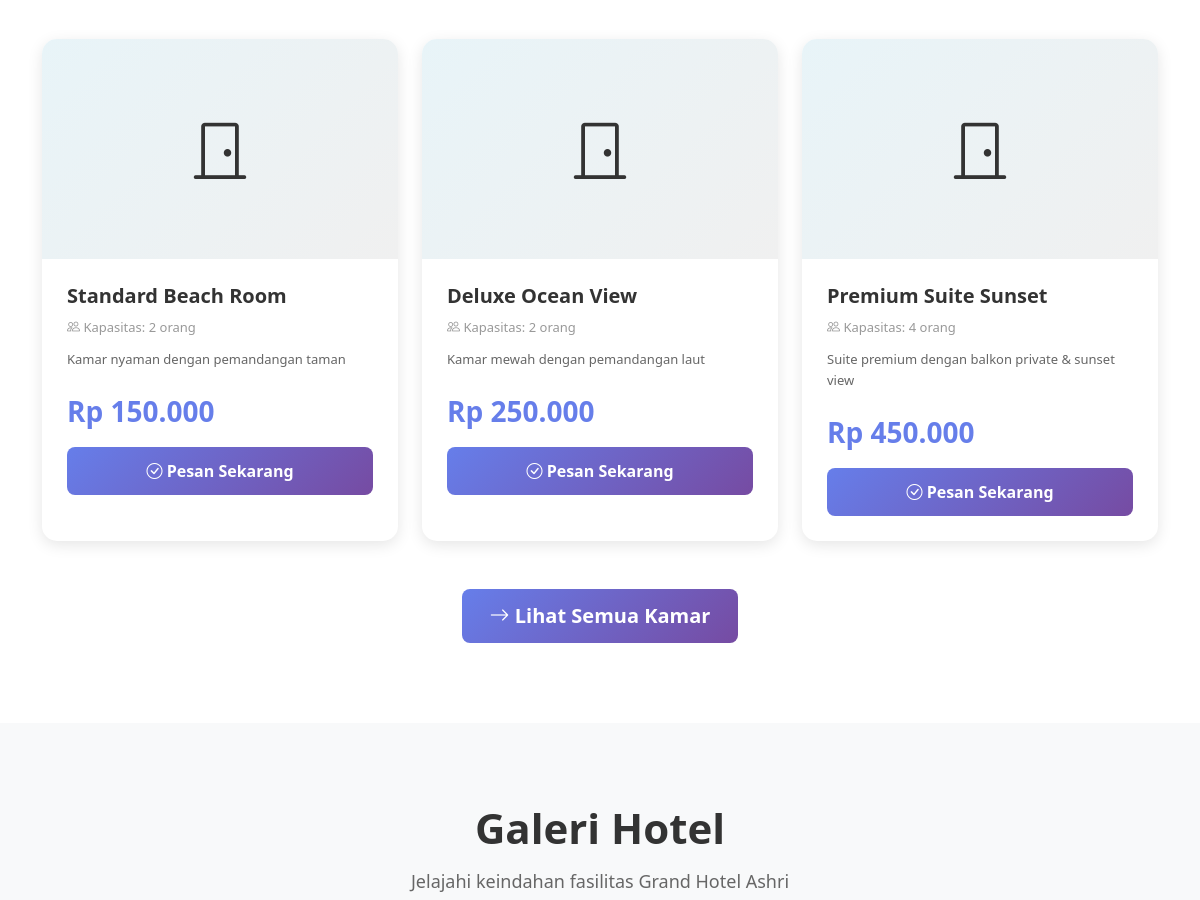
Before: / (middle part) with the older database file.
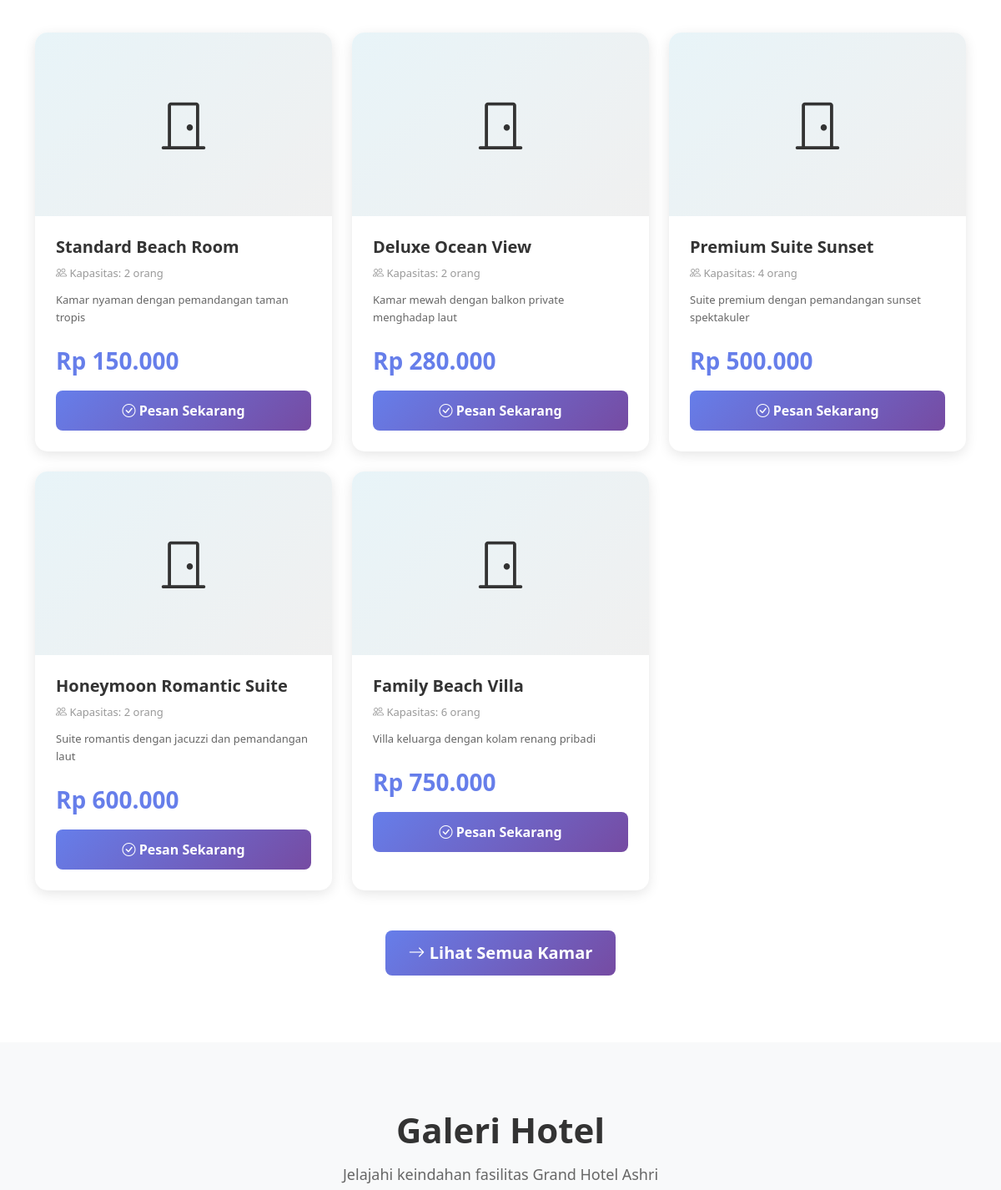
After: the same page with the newer database file.
### tables this page shows
CREATE TABLE `tipe_kamar` (
  `id_tipe` INT PRIMARY KEY AUTO_INCREMENT,
  `nama_tipe` VARCHAR(50) NOT NULL,
  `kapasitas` INT NOT NULL,
  `harga_malam` DECIMAL(10,2) NOT NULL,
  `deskripsi` TEXT,
  `foto_cover` VARCHAR(255),
  `created_at` TIMESTAMP DEFAULT CURRENT_TIMESTAMP
);

### includes/functions.php (called while the page is built, shortened)
<?php
function formatCurrency($amount) {
    return 'Rp ' . number_format($amount, 0, ',', '.');
}

### index.php (the view, shortened to what this page needs)
<?php
require_once 'includes/config.php';
require_once 'includes/functions.php';
$stmt = $pdo->query("SELECT * FROM tipe_kamar ORDER BY harga_malam ASC LIMIT 5");
$featured_rooms = $stmt->fetchAll();
?>
<!DOCTYPE html>
<html lang="en">
<head>
    <link href="https://cdn.jsdelivr.net/npm/bootstrap@5.3.0/dist/css/bootstrap.min.css" rel="stylesheet">
    <link href="https://cdn.jsdelivr.net/npm/bootstrap-icons@1.11.0/font/bootstrap-icons.css" rel="stylesheet">
</head>
<body>
    <section class="rooms-section">
        <div class="container">
            <div class="row g-4">
                <?php foreach ($featured_rooms as $room): ?>
                    <div class="col-md-6 col-lg-4">
                        <div class="room-card">
                            <div class="room-image-placeholder">
                                <i class="bi bi-door-closed"></i>
                            </div>
                            <div class="room-body">
                                <h5 class="room-title"><?php echo htmlspecialchars($room['nama_tipe']); ?></h5>
                                <p class="room-capacity"><i class="bi bi-people"></i> Kapasitas: <?php echo $room['kapasitas']; ?> orang</p>
                                <p class="room-desc"><?php echo htmlspecialchars($room['deskripsi']); ?></p>
                                <p class="room-price"><?php echo formatCurrency($room['harga_malam']); ?></p>
                                <a href="/tubes_basdat/guest/booking.php" class="btn btn-book w-100">
                                    <i class="bi bi-check-circle"></i> Pesan Sekarang
                                </a>
                            </div>
                        </div>
                    </div>
                <?php endforeach; ?>
            </div>
            <div class="text-center mt-5">
                <a href="/tubes_basdat/rooms.php" class="btn btn-primary btn-lg">
                    <i class="bi bi-arrow-right"></i> Lihat Semua Kamar
                </a>
            </div>
        </div>
    </section>
    <section class="gallery-section">
        <div class="container">
            <h2 class="section-title">Galeri Hotel</h2>
            <p class="section-subtitle">Jelajahi keindahan fasilitas Grand Hotel Ashri</p>
        </div>
    </section>
</body>
</html>

Changed rows visible on the page:
changed tipe_kamar "Rp 150.000": deskripsi "Kamar nyaman dengan pemandangan taman" → "Kamar nyaman dengan pemandangan taman tropis"
changed tipe_kamar "Deluxe Ocean View": deskripsi "Kamar mewah dengan pemandangan laut" → "Kamar mewah dengan balkon private menghadap laut"; harga_malam "Rp 250.000" → "Rp 280.000"
changed tipe_kamar "Premium Suite Sunset": deskripsi "Suite premium dengan balkon private & sunset view" → "Suite premium dengan pemandangan sunset spektakuler"; harga_malam "Rp 450.000" → "Rp 500.000"
added tipe_kamar: nama_tipe "Honeymoon Romantic Suite", kapasitas "2", deskripsi "Suite romantis dengan jacuzzi dan pemandangan laut", harga_malam "Rp 600.000"
added tipe_kamar: nama_tipe "Family Beach Villa", kapasitas "6", deskripsi "Villa keluarga dengan kolam renang pribadi", harga_malam "Rp 750.000"
